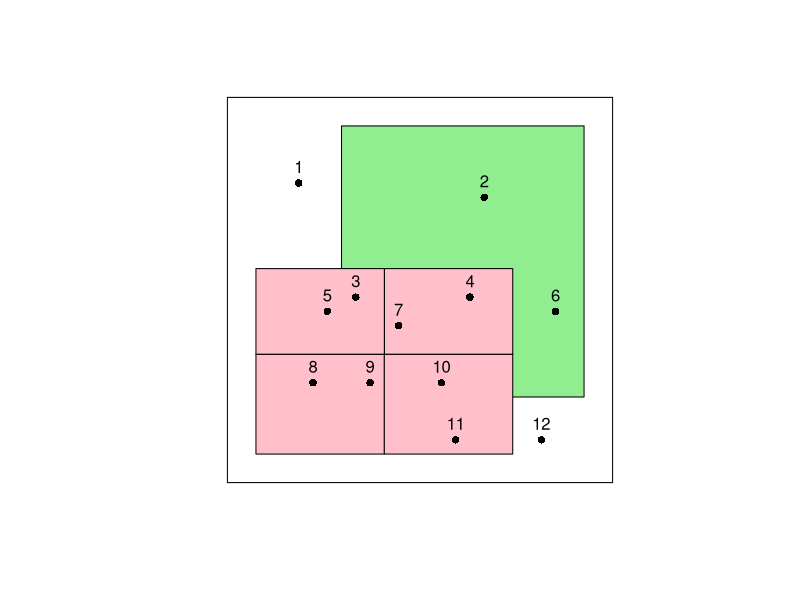
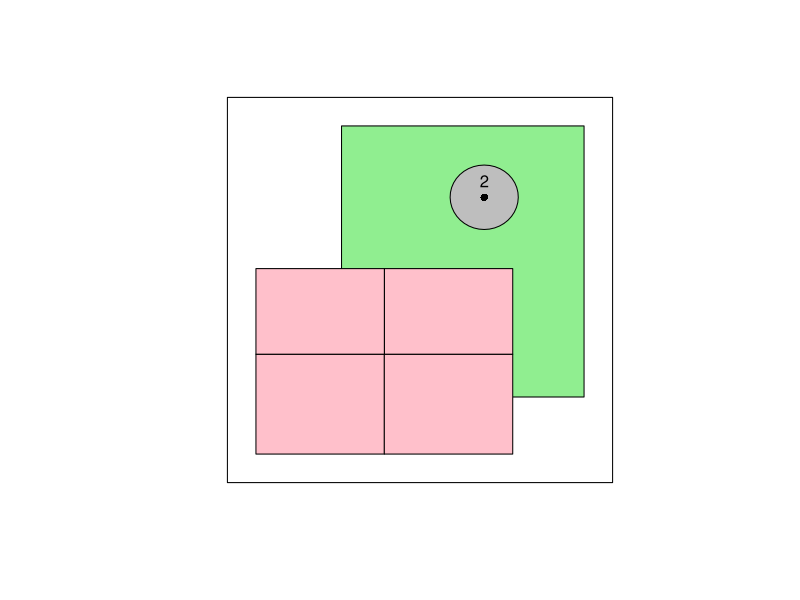

Reproduce these figures in R, in order.
## ---- chunk 1
knitr::opts_chunk$set(echo = TRUE)
## ---- chunk 2
library(raster)

# polygon A
poly_a <- as(raster::extent(2.0, 11.0, 9.0, 15.0), "SpatialPolygons")
df_a <- data.frame(name="A", id=1, county=1, type="tract", zone=1)

spdf_a <- SpatialPolygonsDataFrame(poly_a,df_a)
## ---- chunk 3
# polygon B
poly_b <- as(raster::extent(11.0, 20.0, 9.0, 15.0), "SpatialPolygons")
df_b <- data.frame(name="B", id=2, county=1, type="tract", zone=1)
spdf_b <- SpatialPolygonsDataFrame(poly_b,df_b)

# polygon C
poly_c <- as(raster::extent(11.0, 20.0, 2.0, 9.0), "SpatialPolygons")
df_c <- data.frame(name="C", id=3, county=1, type="tract", zone=2)
spdf_c <- SpatialPolygonsDataFrame(poly_c,df_c)

# polygon D
poly_d <- as(raster::extent(2.0, 11.0, 2.0, 9.0), "SpatialPolygons")
df_d <- data.frame(name="D", id=4, county=1, type="tract", zone=2)
spdf_d <- SpatialPolygonsDataFrame(poly_d,df_d)

# polygon E
poly_e <- as(raster::extent(8.0, 25.0, 6.0, 25.0), "SpatialPolygons")
df_e <- data.frame(name="E", id=1, county=2, type="forest")
spdf_e <- SpatialPolygonsDataFrame(poly_e,df_e)
## ---- chunk 4
# Define a coordinate reference system to use on all features
grs80 <- CRS("+proj=longlat +ellps=GRS80 +datum=NAD83 +no_defs +towgs84=0,0,0 +units=m")

# "Bind" Polys A,B,C & D into one multipolygon SPDF
spdf_abcd <- raster::bind(spdf_a, spdf_b, spdf_c, spdf_d, keepnames=TRUE)
proj4string(spdf_abcd) <- grs80

summary(spdf_abcd)
## ---- chunk 5
# Create a data frame with coordinates and some data, temperature readings, perhaps...
temp_df <- read.table(header = TRUE, text="
id  x  y  temp
 1  5  21 50
 2  18 20 49.5
 3  9  13 52
 4  17 13 51
 5  7  12  53
 6  23 12 50
 7  12 11 52
 8  6  7  57
 9  10 7  57
 10 15 7  55
 11 16 3  54
 12 22 3  54")

## ---- chunk 6
# Extract the x and y coordinates as a separate vector
xy <- temp_df[c("x", "y")]

# Convert the point df into a SpatialPointsDataFrame
temp_spdf <- SpatialPointsDataFrame(coords = xy, 
                                    data = temp_df,
                                    proj4string = grs80)

summary(temp_spdf)
## ---- chunk 7
# Use the coordinates() function to define the coordinate fields
coordinates(temp_df) <- ~x+y
proj4string(temp_df) <- grs80

summary(temp_df)
## ---- chunk 8
# bbox (just needed to be able to plot 2 objects that don't share the same bbox)
bbox <- as(raster::extent(0, 27.0, 0, 27.0), "SpatialPolygons")

# Invisible bbox to set the plot extent
plot(bbox, col = "transparent", border = "transparent")

# Plot polygon features
plot(spdf_e, col = "lightgreen", add = TRUE)
plot(spdf_abcd, col = "pink", add = TRUE)

# Plot the points and label them
plot(temp_spdf, add = TRUE, col = "black", pch = 16)
# Label the points
text(temp_spdf, labels = temp_spdf$id, pos = 3)

# Overplot the bbox as a neatline
plot(bbox, add = TRUE)
## ---- chunk 9

# Invisible bbox to set the plot extent
plot(bbox, col = "transparent", border = "transparent")

# Plot polygon features
plot(spdf_e, col = "lightgreen", add = TRUE)
plot(spdf_abcd, col = "pink", add = TRUE)

# Subset a single point out of set
point_2 <- subset(temp_df, id == 2)

# Buffer around the point
buffer_zone <- buffer(point_2, width=250000)

# plot the buffer
plot(buffer_zone, col = "gray", add = TRUE)

# plot the point
plot(point_2, add = TRUE, col = "black", pch = 16)
text(point_2, labels = point_2$id, pos = 3)

plot(bbox, add=TRUE)
## ---- chunk 10
# SpatialPointsDataFrame with attributes
dplyr::glimpse(point_2@data)

# SpatialPolygon with no attributes
summary(buffer_zone)

# Create a dataframe with a "distance" attribute/column/field
bz_df <- data.frame(distance = "250000")

# Convert the SpatialPolygon into a SpatialPolygonsDataFrame and attach attributes
buffer_zone <- SpatialPolygonsDataFrame(buffer_zone, bz_df)

point_2_zone <- sp::over(buffer_zone, point_2)
dplyr::glimpse(point_2_zone)
class(point_2_zone)
typeof(point_2_zone)
